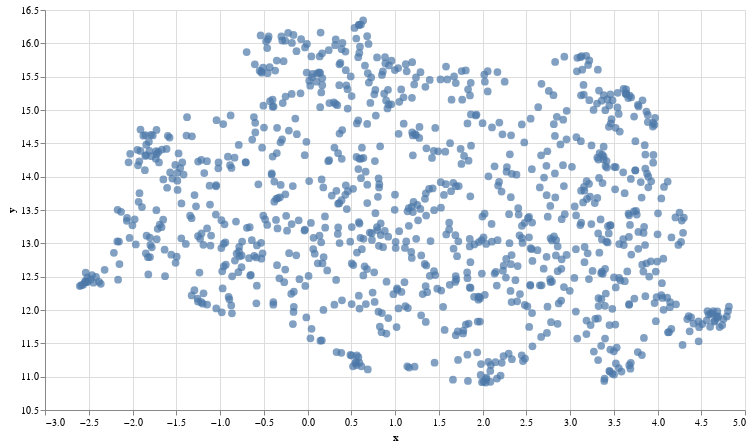

Here is the notebook cell this chart was saved with:
### Markdown cell above
## 4. Visualizing the archive
Finally, let's plot out all the questions onto a 2D chart so you're able to visualize the semantic similarities of this dataset!

### Code cell
#@title Plot the archive {display-mode: "form"}

# UMAP reduces the dimensions from 1024 to 2 dimensions that we can plot
reducer = umap.UMAP(n_neighbors=20)
umap_embeds = reducer.fit_transform(embedded_texts)
# Prepare the data to plot and interactive visualization
# using Altair
df_explore = pd.DataFrame(data={'text': df['text']})
df_explore['x'] = umap_embeds[:,0]
df_explore['y'] = umap_embeds[:,1]

# Plot
chart = alt.Chart(df_explore).mark_circle(size=60).encode(
    x=#'x',
    alt.X('x',
        scale=alt.Scale(zero=False)
    ),
    y=
    alt.Y('y',
        scale=alt.Scale(zero=False)
    ),
    tooltip=['text']
).properties(
    width=700,
    height=400
)
chart.interactive()

### Figure 1 — Vega-Lite specification as saved in the notebook (floating-point values rounded to 4 significant figures; data arrays with more than 128 entries replaced by an {"elided": "..."} marker saying what was removed)
{"config": {"view": {"continuousWidth": 400, "continuousHeight": 300}}, "data": {"name": "data-5c416c4f33f7b619ab1721ec3cda46aa"}, "mark": {"type": "circle", "size": 60}, "encoding": {"tooltip": [{"field": "text", "type": "nominal"}], "x": {"field": "x", "scale": {"zero": false}, "type": "quantitative"}, "y": {"field": "y", "scale": {"zero": false}, "type": "quantitative"}}, "height": 400, "selection": {"selector001": {"type": "interval", "bind": "scales", "encodings": ["x", "y"]}}, "width": 700, "$schema": "https://vega.github.io/schema/vega-lite/v4.17.0.json", "datasets": {"data-5c416c4f33f7b619ab1721ec3cda46aa": {"elided": "1000 records"}}}
